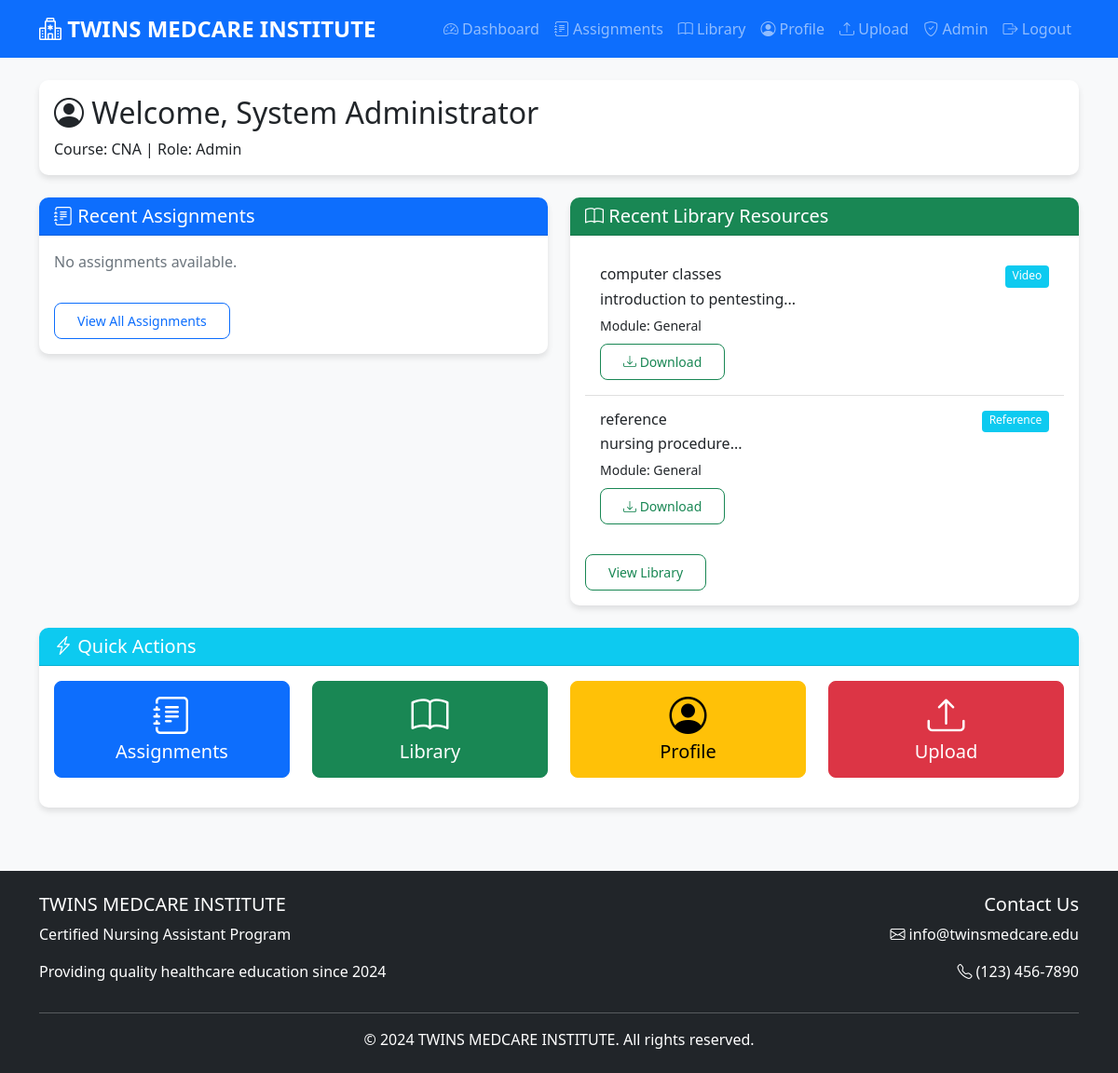
The page /dashboard (signed in) on the database its author committed.
### app.py (models this page shows, shortened)
class User(UserMixin, db.Model):
    id = db.Column(db.Integer, primary_key=True)
    username = db.Column(db.String(80), unique=True, nullable=False)
    email = db.Column(db.String(120), unique=True, nullable=False)
    password_hash = db.Column(db.String(200), nullable=False)
    role = db.Column(db.String(20), default='student')
    full_name = db.Column(db.String(100))
    course = db.Column(db.String(50), default='CNA')
    created_at = db.Column(db.DateTime, default=datetime.utcnow)

class LibraryResource(db.Model):
    id = db.Column(db.Integer, primary_key=True)
    title = db.Column(db.String(200), nullable=False)
    description = db.Column(db.Text)
    filename = db.Column(db.String(200))
    resource_type = db.Column(db.String(20))
    course = db.Column(db.String(50), default='CNA')
    module = db.Column(db.String(100))
    uploaded_by = db.Column(db.Integer, db.ForeignKey('user.id'))
    uploaded_at = db.Column(db.DateTime, default=datetime.utcnow)
    views = db.Column(db.Integer, default=0)

### app.py (the view)
@app.route('/dashboard')
@login_required
def dashboard():
    assignments = Assignment.query.filter_by(course=current_user.course).order_by(Assignment.created_at.desc()).limit(5).all()
    resources = LibraryResource.query.filter_by(course=current_user.course).order_by(LibraryResource.uploaded_at.desc()).limit(5).all()
    submissions = ExamSubmission.query.filter_by(student_id=current_user.id).order_by(ExamSubmission.submitted_at.desc()).limit(3).all()
    return render_template('dashboard.html',
                         assignments=assignments,
                         resources=resources,
                         submissions=submissions,
                         user=current_user)

### app.py (called while the page is built)
@login_manager.user_loader
def load_user(user_id):
    return User.query.get(int(user_id))

@app.context_processor
def inject_modules():
    return dict(cna_modules=CNA_MODULES)

@app.context_processor
def inject_datetime():
    return dict(datetime=datetime)

### templates/dashboard.html (shortened to what this page needs)
{% extends "layout.html" %}
{% block content %}
<div class="row">
    <div class="col-md-12">
        <div class="card mb-4">
            <div class="card-body">
                <h2 class="card-title">
                    <i class="bi bi-person-circle"></i> Welcome, {{ user.full_name or user.username }}
                </h2>
                <p class="card-text">Course: {{ user.course }} | Role: {{ user.role.title() }}</p>
            </div>
        </div>
    </div>
</div>
<div class="row">
    <div class="col-md-6">
        <div class="card mb-4">
            <div class="card-header bg-primary text-white">
                <h5 class="mb-0"><i class="bi bi-journal-text"></i> Recent Assignments</h5>
            </div>
            <div class="card-body">
                {% if assignments %}
                    <div class="list-group">
                        {% for assignment in assignments %}
                        <a href="{{ url_for('take_exam', assignment_id=assignment.id) }}"
                           class="list-group-item list-group-item-action">
                            <div class="d-flex w-100 justify-content-between">
                                <h6 class="mb-1">{{ assignment.title }}</h6>
                                <small>{{ assignment.created_at.strftime('%b %d') }}</small>
                            </div>
                            <p class="mb-1">{{ assignment.description[:100] }}...</p>
                            <small>Module: {{ assignment.module }}</small>
                        </a>
                        {% endfor %}
                    </div>
                {% else %}
                    <p class="text-muted">No assignments available.</p>
                {% endif %}
                <a href="{{ url_for('assignments') }}" class="btn btn-outline-primary btn-sm mt-3">
                    View All Assignments
                </a>
            </div>
        </div>
    </div>
    <div class="col-md-6">
        <div class="card mb-4">
            <div class="card-header bg-success text-white">
                <h5 class="mb-0"><i class="bi bi-book"></i> Recent Library Resources</h5>
            </div>
            <div class="card-body">
                {% if resources %}
                    <div class="list-group">
                        {% for resource in resources %}
                        <div class="list-group-item">
                            <div class="d-flex w-100 justify-content-between">
                                <h6 class="mb-1">{{ resource.title }}</h6>
                                <small class="badge bg-info">{{ resource.resource_type|replace('_', ' ')|title }}</small>
                            </div>
                            <p class="mb-1">{{ resource.description[:100] }}...</p>
                            <small>Module: {{ resource.module }}</small>
                            <div class="mt-2">
                                <a href="{{ url_for('download_file', resource_type='library', filename=resource.filename) }}"
                                   class="btn btn-sm btn-outline-success">
                                    <i class="bi bi-download"></i> Download
                                </a>
                            </div>
                        </div>
                        {% endfor %}
                    </div>
                {% else %}
                    <p class="text-muted">No resources available.</p>
                {% endif %}
                <a href="{{ url_for('library') }}" class="btn btn-outline-success btn-sm mt-3">
                    View Library
                </a>
            </div>
        </div>
    </div>
</div>
<div class="row">
    <div class="col-md-12">
        <div class="card">
            <div class="card-header bg-info text-white">
                <h5 class="mb-0"><i class="bi bi-lightning-charge"></i> Quick Actions</h5>
            </div>
            <div class="card-body">
                <div class="row text-center">
                    <div class="col-md-3 mb-3">
                        <a href="{{ url_for('assignments') }}" class="btn btn-primary btn-lg w-100">
                            <i class="bi bi-journal-text display-6"></i><br>
                            Assignments
                        </a>
                    </div>
                    <div class="col-md-3 mb-3">
                        <a href="{{ url_for('library') }}" class="btn btn-success btn-lg w-100">
                            <i class="bi bi-book display-6"></i><br>
                            Library
                        </a>
                    </div>
                    <div class="col-md-3 mb-3">
                        <a href="{{ url_for('profile') }}" class="btn btn-warning btn-lg w-100">
                            <i class="bi bi-person-circle display-6"></i><br>
                            Profile
                        </a>
                    </div>
                    {% if user.role in ['instructor', 'admin'] %}
                    <div class="col-md-3 mb-3">
                        <a href="{{ url_for('upload_assignment') }}" class="btn btn-danger btn-lg w-100">
                            <i class="bi bi-upload display-6"></i><br>
                            Upload
                        </a>
                    </div>
                    {% endif %}
                </div>
            </div>
        </div>
    </div>
</div>
{% endblock %}

### static/css/style.css (style rules this page uses)
:root { --primary-color: #0d6efd; --secondary-color: #6c757d; --success-color: #198754; --danger-color: #dc3545; --warning-color: #ffc107; --info-color: #0dcaf0; }
body { font-family: 'Segoe UI', Tahoma, Geneva, Verdana, sans-serif; background-color: #f8f9fa; min-height: 100vh; display: flex; flex-direction: column; }
.card { border: none; border-radius: 10px; box-shadow: 0 4px 6px rgba(0, 0, 0, 0.1); transition: transform 0.3s ease; margin-bottom: 20px; }
.card-header { border-radius: 10px 10px 0 0 !important; font-weight: 600; }
.btn { border-radius: 8px; padding: 0.5rem 1.5rem; font-weight: 500; }
.btn-lg { padding: 0.75rem 2rem; }
.badge { font-weight: 500; padding: 0.35em 0.65em; }
.list-group-item { border: none; border-bottom: 1px solid rgba(0,0,0,.125); padding: 1rem; }
.list-group-item:last-child { border-bottom: none; }

### rows shown on the page
User: full_name "System Administrator", course "CNA", role "Admin"
LibraryResource: title "computer classes", resource_type "Video", description "introduction to pentesting", module "General"
LibraryResource: title "reference", resource_type "Reference", description "nursing procedure", module "General"
